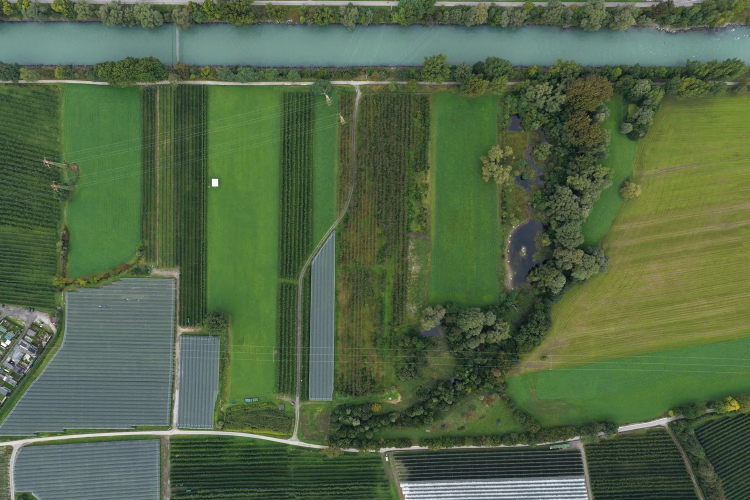
#> input picture assets-source/projects/millander-au-drohne.webp, 1500 x 1000 px (shown at 1/2 size); its folder holds only this picture in this run
$ python build-project-thumbnails.py
#> lines starting #> are read from the running program, lines starting #| are printed output that depends on the picture
"""Verkleinerte Fassungen der Projektbilder für Karten und Vorschaubilder.

GitHub Pages liefert Bilder ohne Next-Bildoptimierer aus (`unoptimized`), also
immer in voller Größe. Karten (rund 400 px breit) und Vorschaubilder (unter
100 px) bekommen deshalb eigene, kleine Dateien neben dem Original:

  name.webp -> name-sm.webp (800 px breit) und name-xs.webp (240 px breit)

Welche Datei die Seite nimmt, entscheidet `projectImageVariant` in
`src/lib/image-variants.ts`. Nach neuen oder geänderten Projektbildern erneut
ausführen:

  python3 scripts/build-project-thumbnails.py
"""
from pathlib import Path
from PIL import Image

ROOT = Path(__file__).resolve().parent.parent / "public" / "projects"
VARIANTS = {"sm": (800, 62), "xs": (240, 60)}

for src in sorted(ROOT.glob("*.webp")):
    if src.stem.endswith(("-sm", "-xs")):
        continue
    with Image.open(src) as im:
#> im is the input picture: PIL image 1500x1000 RGB; mean R, G, B 82.3, 102.5, 70.4
        im = im.convert("RGB")
        for suffix, (width, quality) in VARIANTS.items():
            out = src.with_name(f"{src.stem}-{suffix}.webp")
            w = min(width, im.width)
            h = round(im.height * w / im.width)
            im.resize((w, h), Image.LANCZOS).save(out, quality=quality, method=6)
            print(f"{out.name}: {src.stat().st_size // 1024} KB -> {out.stat().st_size // 1024} KB")
#> this loop made 2 passes
#> pass 1, `im.resize((w, h), Image.LANCZOS).save(out, quality=quality, method=6)`:
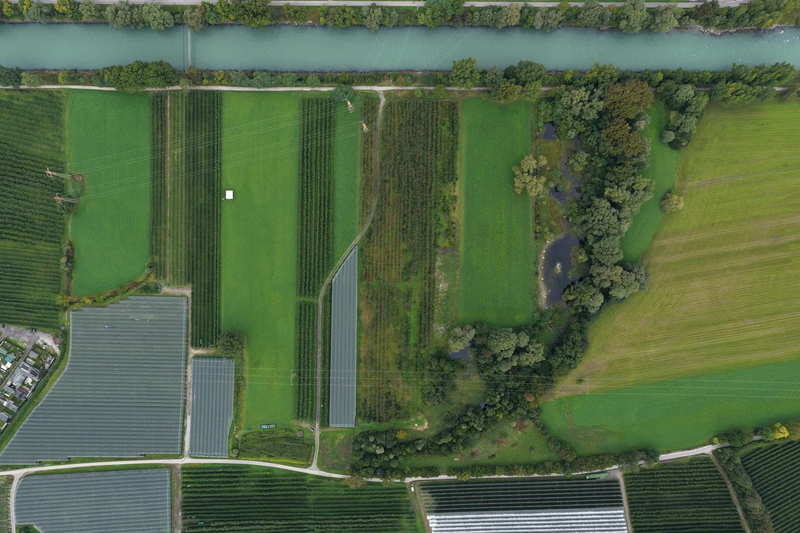
#> saved as millander-au-drohne-sm.webp: PIL image 800x533 RGB; mean R, G, B 82.3, 102.5, 70.4
#> pass 2, `im.resize((w, h), Image.LANCZOS).save(out, quality=quality, method=6)`:
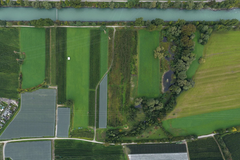
#> saved as millander-au-drohne-xs.webp: PIL image 240x160 RGB; mean R, G, B 82.4, 102.5, 70.4

$ run again, on assets-source/projects/millander-au-vision-v7.webp
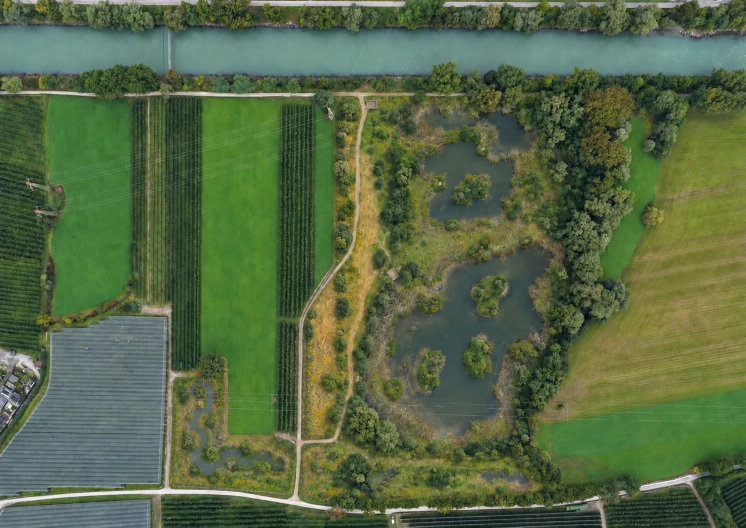
#> input picture assets-source/projects/millander-au-vision-v7.webp, 1491 x 1055 px (shown at 1/2 size)
#> im is the input picture: PIL image 1491x1055 RGB; mean R, G, B 86.2, 104.5, 68.6
#> the loop `for suffix, (width, quality) in VARIANTS.items():` made 2 passes
#> pass 1, `im.resize((w, h), Image.LANCZOS).save(out, quality=quality, method=6)`:
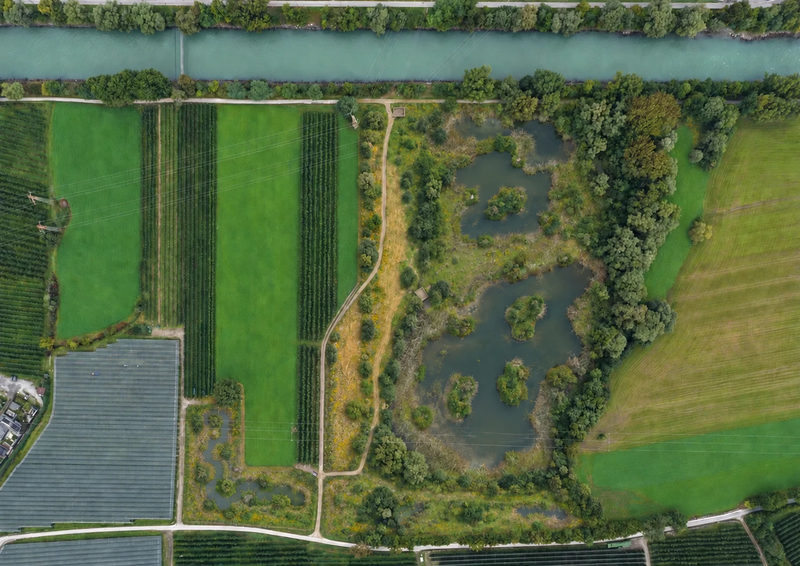
#> saved as millander-au-vision-v7-sm.webp: PIL image 800x566 RGB; mean R, G, B 86.2, 104.5, 68.6
#> pass 2, `im.resize((w, h), Image.LANCZOS).save(out, quality=quality, method=6)`:
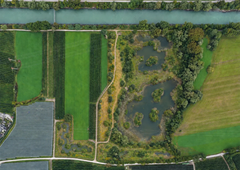
#> saved as millander-au-vision-v7-xs.webp: PIL image 240x170 RGB; mean R, G, B 86.2, 104.5, 68.6
